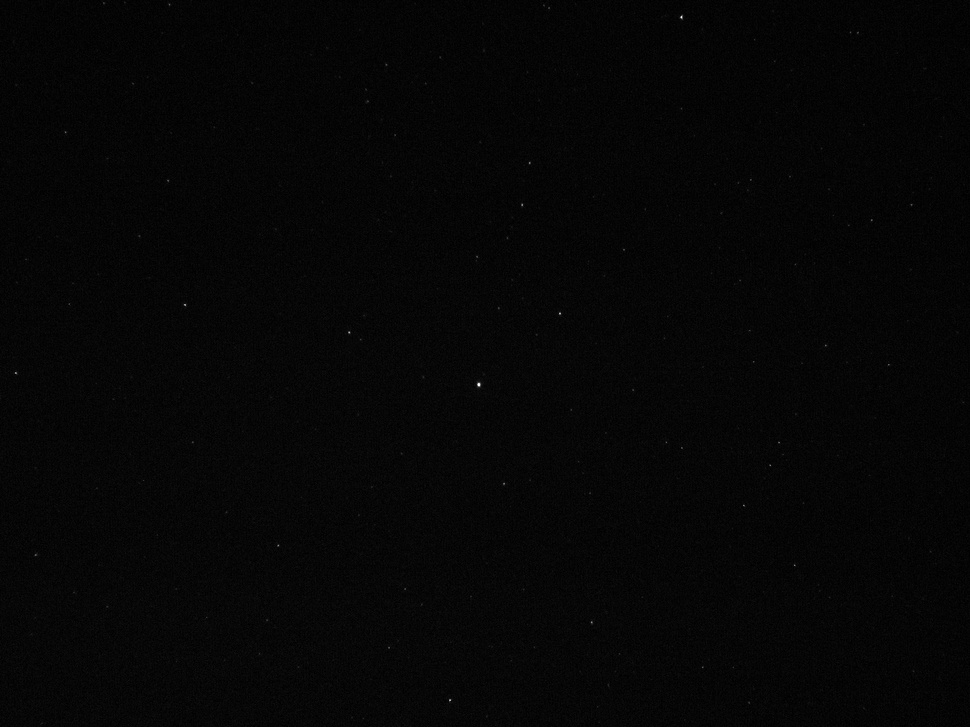
#> input picture startrackerpy/server/startracker/test_images/polar_05sec.jpg, 970 x 727 px, shrunk from 1280 x 960 before the run
$ python question_stack.py
#> lines starting #> are read from the running program, lines starting #| are printed output that depends on the picture; after the words box and inside, x2 and y2 are one past the last pixel; in counts of white or black regions, pixels touching at a corner belong together
#!/usr/bin/env python3
import imutils
import cv2
import numpy as np
from scipy.stats import norm

image = cv2.imread("./test_images/polar_05sec.jpg")
#> image is the input picture: shape (727, 970, 3); min 0, max 255, mean 5.9
gray = cv2.cvtColor(image, cv2.COLOR_BGR2GRAY)
# Noise reduction
blurred = cv2.GaussianBlur(gray, (3, 3), 0)

# thresholding
mean, std = norm.fit(blurred)
#> mean = 5.88; std = 1.8
thresh_min_value = int(mean + 3.6*std)
#> thresh_min_value = 12
thresh = cv2.threshold(blurred, thresh_min_value, 255, cv2.THRESH_BINARY)[1]
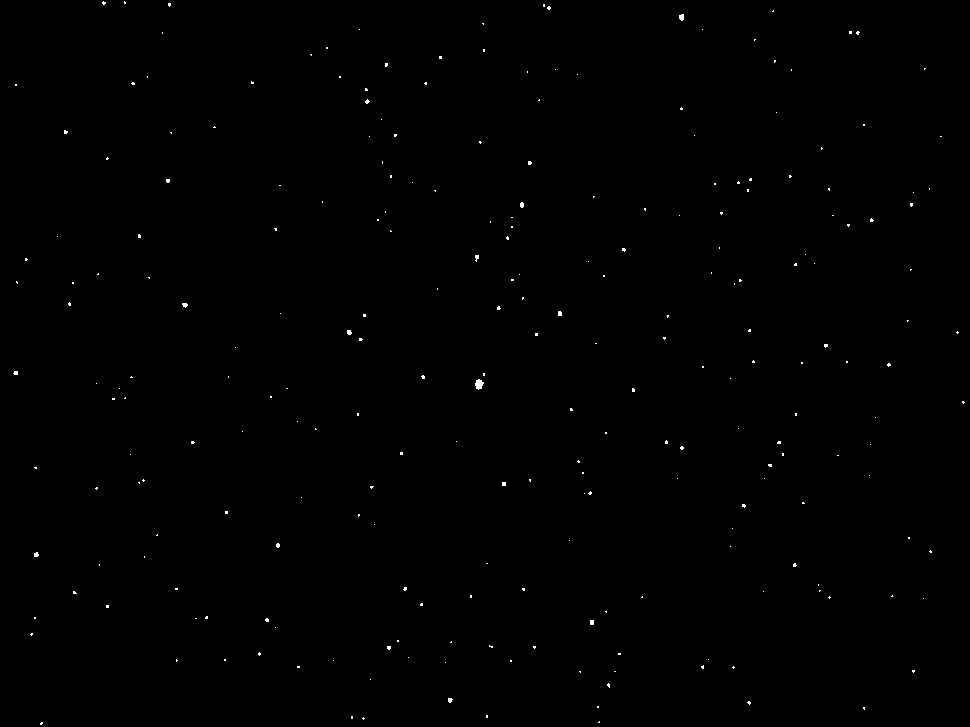
#> thresh: shape (727, 970); 0.21% white in thin lines or dots

# find contours in the thresholded image
cnts = cv2.findContours(thresh.copy(), cv2.RETR_EXTERNAL,
        cv2.CHAIN_APPROX_SIMPLE)
#> cnts = 246 contours, 244 with area under 20; largest, box (x1, y1, x2, y2) and area: (475, 379, 484, 390) 52, (679, 14, 684, 21) 20
cnts = imutils.grab_contours(cnts)

for c in cnts:
    # Moments
    M = cv2.moments(c)

    if M["m00"] == 0.0:
        continue

    # Area of contour
    area = M["m00"]

    # Centroid of contour
    cX = int(M["m10"] / M["m00"])
    cY = int(M["m01"] / M["m00"])

    # Perimeter
    perimeter = cv2.arcLength(c, True)

    print(f'{area=}')
    print(f'{perimeter=}')

    epsilon = 0.02 * perimeter
    approx = cv2.approxPolyDP(c, epsilon, True)

    # Create blank image
    blank_image = np.zeros(gray.shape, np.uint8)

    # Draw contour in the mask
    cv2.drawContours(blank_image, [approx], -1, (255, 255, 255), -1)

    # Create a mask to select pixels inside the figure
    mask_contour = blank_image == 255

    # Calculate the intensity from the grayscale image
    # filtering out the pixels where in the blank_image their value is not 255
    intensity = np.mean(gray[mask_contour])
    print(f'{intensity=}')

    # Could be done in one step with:
    # intensity = gray[mask_contour==255].mean()

    cv2.imshow("Image", blank_image)
    cv2.waitKey(0)
#> this loop made 246 passes
#> c on passes 11, 12, 18: [[370, 679]], [[614, 671], [615, 671]], [[445, 662]]
#> (printed output is left out)
#> blank_image: shape (727, 970); 0% white in thin lines or dots, all inside (x1, y1, x2, y2) = (102, 1, 106, 5)

$ run again, with startrackerpy/server/startracker/test_images/polar_30sec.jpg copied over startrackerpy/server/startracker/test_images/polar_05sec.jpg
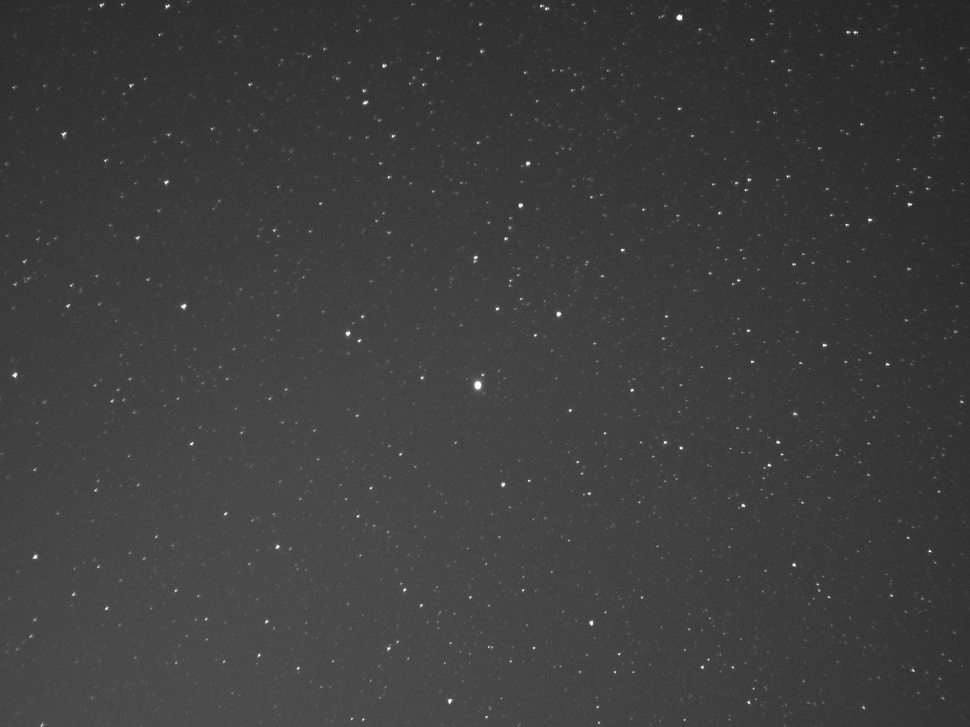
#> input picture startrackerpy/server/startracker/test_images/polar_30sec.jpg, 970 x 727 px, shrunk from 1280 x 960 before the run
#> image is the input picture: shape (727, 970, 3); min 33, max 255, mean 61.6
#> mean = 61.65; std = 10.51
#> thresh_min_value = 99
#> `thresh = cv2.threshold(blurred, thresh_min_value, 255, cv2.THRESH_BINA..`:
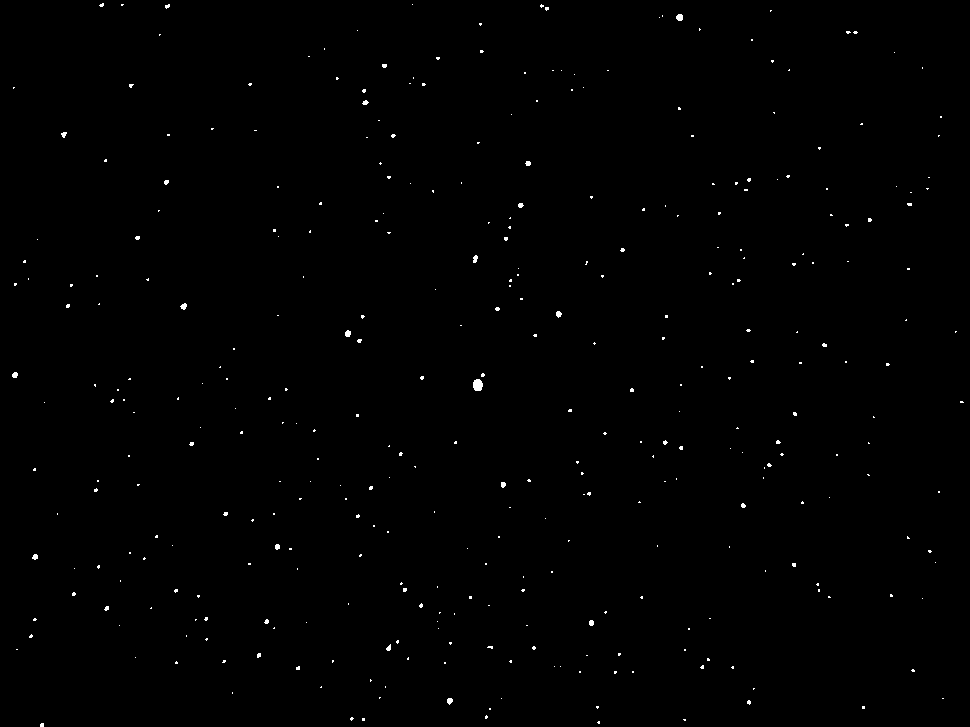
#> thresh: shape (727, 970); 0.37% white in thin lines or dots
#> cnts = 355 contours, 347 with area under 20; largest, box (x1, y1, x2, y2) and area: (473, 379, 483, 391) 82, (676, 14, 683, 21) 31, (345, 330, 351, 337) 24, (180, 303, 187, 310) 23, (447, 698, 453, 705) 22, (556, 311, 562, 318) 22, (12, 372, 18, 378) 20, (473, 255, 478, 263) 20
#> the loop `for c in cnts:` made 355 passes
#> c on passes 11, 12, 15: [[942, 698], [943, 698]], [[501, 698]], [[232, 692], [232, 693]]
#> (printed output is left out)
